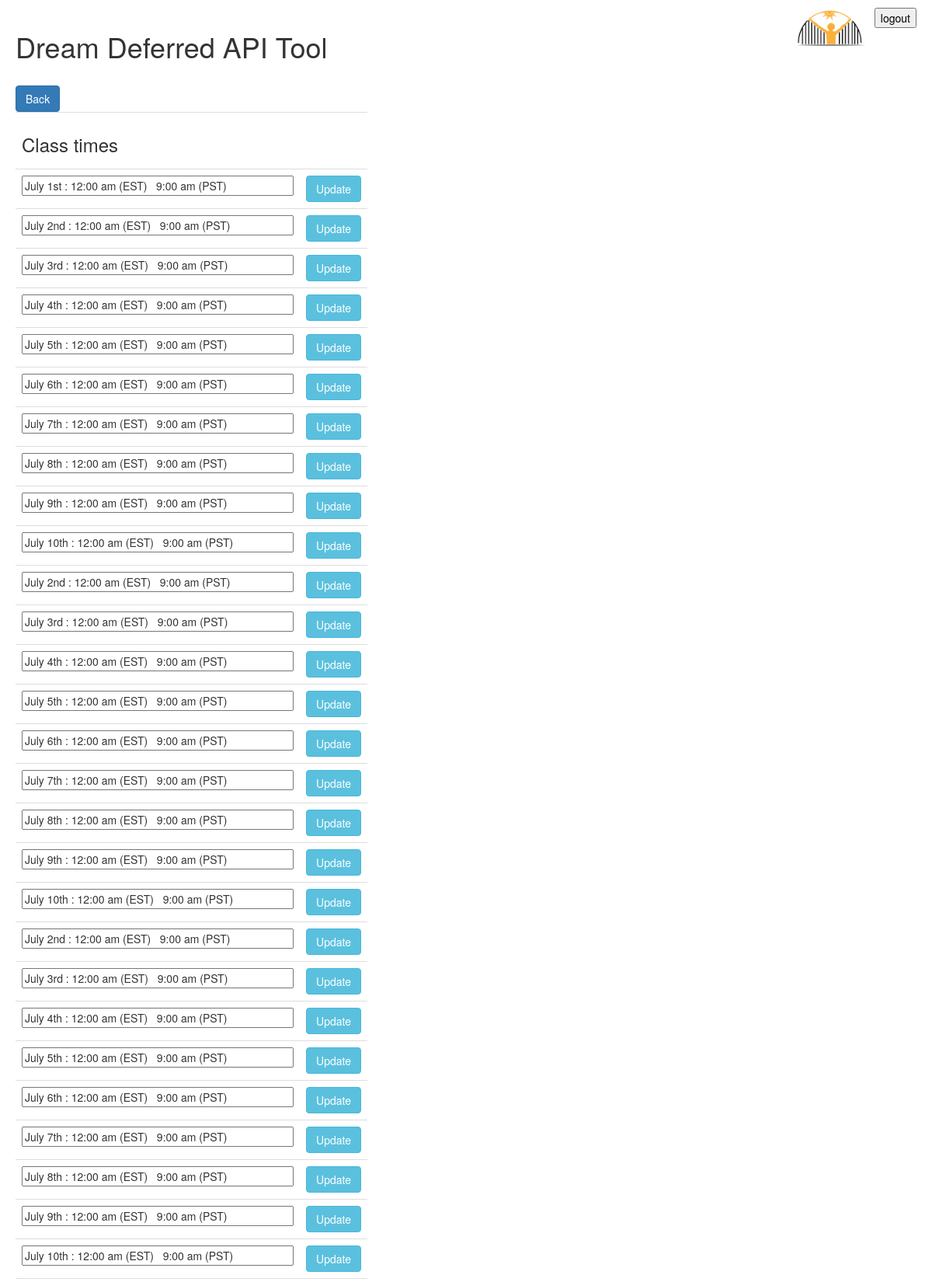
Page /classes (signed in, upper part) on the committed database.
### tables this page shows
CREATE TABLE times (id INTEGER PRIMARY KEY AUTOINCREMENT, time text);

### app.py (the view)
@app.route("/classes", methods=['GET', 'POST'])
def classes():
    if not(session.get('user')):
        return render_template("message.html", message="Please log in first", forward="/login")
    if request.method == 'POST':
        id = request.form['id']
        input = request.form.get('input_' + id)
        update_time(id, input)
        print(f"id: {id}", f"input: {input}")
    return render_template('class_times.html', times=get_times())

### db.py (called while the page is built)
def get_times():
    conn = sqlite3.connect("database.db")
    cur = conn.cursor()
    cur.execute("SELECT * FROM times")
    times = cur.fetchall()
    conn.close()
    return times

### templates/class_times.html (shortened to what this page needs)
{% extends "layout.html" %}
{% block content %}
<div>
    <br>
    <a href="{{url_for('home')}}"><button class="btn btn-primary">Back</button></a>
    <br>
    <form method="POST">
        <table class="table times_table"  width="400px">
            <tr><th><h3>Class times</h3></th><th></th></tr>
            {% for time in times %}
            <tr><td><input name="input_{{time[0]}}" class="time_input" type="text" name="" value="{{time[1]}}"></td><td><button value="{{time[0]}}" name="id" class="btn btn-info">Update</button></td></tr>
            {% endfor %}
        </table>
    </form>
</div>
{% endblock %}

### static/style.css (style rules this page uses)
body { padding: 20px; }
a { color: black; }
.time_input { width: 350px; }
.times_table { width: 450px; border-collapse: collapse; }

### rows in the picture
times: time "July 1st : 12:00 am (EST) 9:00 am (PST)", {{ time[0] }} 1 (drawn)
times: time "July 2nd : 12:00 am (EST) 9:00 am (PST)", {{ time[0] }} 2 (drawn)
times: time "July 3rd : 12:00 am (EST) 9:00 am (PST)", {{ time[0] }} 3 (drawn)
times: time "July 4th : 12:00 am (EST) 9:00 am (PST)", {{ time[0] }} 4 (drawn)
times: time "July 5th : 12:00 am (EST) 9:00 am (PST)", {{ time[0] }} 5 (drawn)
times: time "July 6th : 12:00 am (EST) 9:00 am (PST)", {{ time[0] }} 6 (drawn)
times: time "July 7th : 12:00 am (EST) 9:00 am (PST)", {{ time[0] }} 7 (drawn)
times: time "July 8th : 12:00 am (EST) 9:00 am (PST)", {{ time[0] }} 8 (drawn)
times: time "July 9th : 12:00 am (EST) 9:00 am (PST)", {{ time[0] }} 9 (drawn)
times: time "July 10th : 12:00 am (EST) 9:00 am (PST)", {{ time[0] }} 10 (drawn)
times: time "July 2nd : 12:00 am (EST) 9:00 am (PST)", {{ time[0] }} 11 (drawn)
times: time "July 3rd : 12:00 am (EST) 9:00 am (PST)", {{ time[0] }} 12 (drawn)
times: time "July 4th : 12:00 am (EST) 9:00 am (PST)", {{ time[0] }} 13 (drawn)
times: time "July 5th : 12:00 am (EST) 9:00 am (PST)", {{ time[0] }} 14 (drawn)
times: time "July 6th : 12:00 am (EST) 9:00 am (PST)", {{ time[0] }} 15 (drawn)
times: time "July 7th : 12:00 am (EST) 9:00 am (PST)", {{ time[0] }} 16 (drawn)
times: time "July 8th : 12:00 am (EST) 9:00 am (PST)", {{ time[0] }} 17 (drawn)
times: time "July 9th : 12:00 am (EST) 9:00 am (PST)", {{ time[0] }} 18 (drawn)
times: time "July 10th : 12:00 am (EST) 9:00 am (PST)", {{ time[0] }} 19 (drawn)
times: time "July 2nd : 12:00 am (EST) 9:00 am (PST)", {{ time[0] }} 20 (drawn)
times: time "July 3rd : 12:00 am (EST) 9:00 am (PST)", {{ time[0] }} 21 (drawn)
times: time "July 4th : 12:00 am (EST) 9:00 am (PST)", {{ time[0] }} 22 (drawn)
times: time "July 5th : 12:00 am (EST) 9:00 am (PST)", {{ time[0] }} 23 (drawn)
times: time "July 6th : 12:00 am (EST) 9:00 am (PST)", {{ time[0] }} 24 (drawn)
times: time "July 7th : 12:00 am (EST) 9:00 am (PST)", {{ time[0] }} 25 (drawn)
times: time "July 8th : 12:00 am (EST) 9:00 am (PST)", {{ time[0] }} 26 (drawn)
times: time "July 9th : 12:00 am (EST) 9:00 am (PST)", {{ time[0] }} 27 (drawn)
times: time "July 10th : 12:00 am (EST) 9:00 am (PST)", {{ time[0] }} 28 (drawn)
